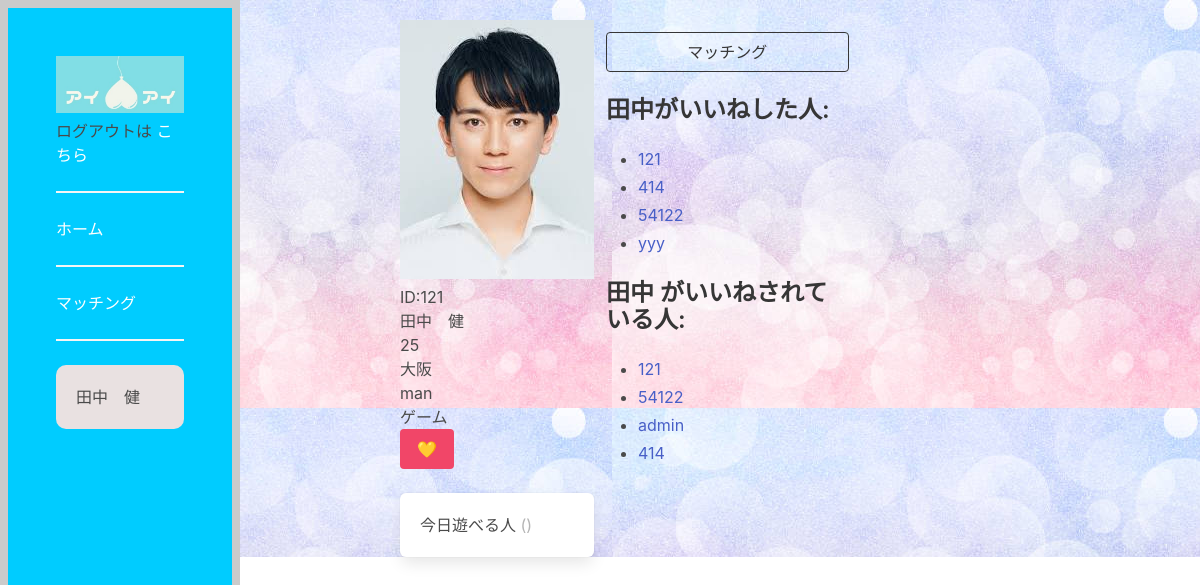
Page /profile/27 (signed in) on the earlier database version.
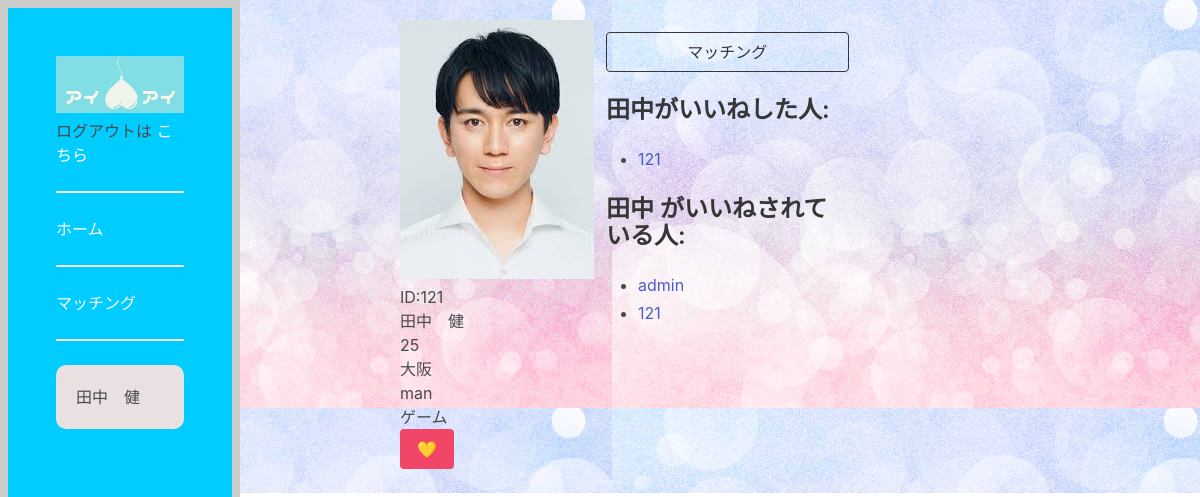
Same page on the later database version.
### dwitter/models.py (models this page shows, shortened)
class Dweet(models.Model):
    user = models.ForeignKey(
        User, related_name="dweets", on_delete=models.DO_NOTHING
    )
    body = models.CharField(max_length=140)
    created = models.DateTimeField(auto_now_add=True)

class Profile(models.Model):
    user = models.OneToOneField(User, on_delete=models.CASCADE)
    follows = models.ManyToManyField(
        "self",
        related_name = "followed_by",
        symmetrical= False,
        blank=True
    )
    def __str__(self):
        return self.user.username

class Account(models.Model):
    user = models.OneToOneField(User, on_delete=models.CASCADE)
    last_name = models.CharField(max_length=100)
    first_name = models.CharField(max_length=100)
    account_image = models.ImageField(upload_to="",blank=True)
    category = models.CharField(
        max_length=100,
        choices = CATEGORY,
    )
    area = models.CharField(max_length=100)
    age = models.CharField(max_length=100)
    hobby = models.CharField(max_length=100)

### dwitter/views.py (the view, shortened to what this page needs)
# urls.py: path("profile/<int:pk>", views.profile, name="profile"),
@login_required
def profile(request, pk):
    if not hasattr(request.user, 'profile'):
        missing_profile = Profile(user=request.user)
        missing_profile.save()
    profile = Profile.objects.get(pk=pk)
    return render(request, "dwitter/profile.html", {"profile": profile})

### dwitter/templates/dwitter/profile.html (shortened to what this page needs)
{% extends 'base.html' %}
{% block content %}
<div class="flex">
<div class="x">
    <div class="block">
    <div>
        <img src="{{ profile.user.account.account_image.url}}" alt="{{ account.account_image}}" class="card-img-top">
        <p>ID:{{profile.user.username}}</p>
        <p>{{profile.user.account.last_name}}　{{profile.user.account.first_name}}</p>
        <p>{{profile.user.account.age}}</p>
        <p>{{profile.user.account.area}}</p>
        <p>{{profile.user.account.category}}</p>
        <p>{{profile.user.account.hobby}}</p>
    </div>
    <form method="post">
        <div class="buttons has-addons">
        {% if profile in user.profile.follows.all %}
            <button class="button is-danger"
                    name="follow"
                    value="unfollow">
                    💛
            </button>
        {% else %}
            <button class="button is-success"
                    name="follow"
                    value="follow">
                ♡
            </button>
        {% endif %}
        </div>
    </form>
    </div>
    <div class="content">
        {% for dweet in profile.user.dweets.all %}
        <div class="box">
                {{ dweet.body }}
                <span class="is-small has-text-grey-light">
                    ({{ dweet.created_at }})
                </span>
            </div>
        {% endfor %}
    </div>
</div>
<div class="column is-one-third">
    <div class="block">
        <a href="{% url 'profile_list' %}">
            <button class="button is-dark is-outlined is-fullwidth">
                マッチング
            </button>
        </a>
    </div>
    <div class="block">
        <h3 class="title is-4">
            {{profile.user.account.last_name}}がいいねした人:
        </h3>
        <div class="content">
            <ul>
            {% for following in profile.follows.all %}
                <li>
                    <a href="{% url 'profile' following.id %} ">
                        {{ following }}
                    </a>
                </li>
            {% endfor %}
            </ul>
        </div>
    </div>
    <div class="block">
        <h3 class="title is-4">
            {{profile.user.account.last_name}} がいいねされている人:
        </h3>
        <div class="content">
            <ul>
            {% for follower in profile.followed_by.all %}
                <li>
                    <a href="{% url 'profile' follower.id %} ">
                        {{ follower }}
                    </a>
                </li>
            {% endfor %}
            </ul>
        </div>
    </div>
</div>
</div>
{% endblock content %}

Differences in the rows shown:
removed Dweet: body "今日遊べる人"
no longer on this page (row unchanged): Profile: user.username "414"
no longer on this page (row unchanged): Profile: user.username "54122"
no longer on this page (row unchanged): Profile: user.username "yyy", shown under "田中がいいねした人:"
shown differently, row unchanged: Profile "admin": moves up the list
